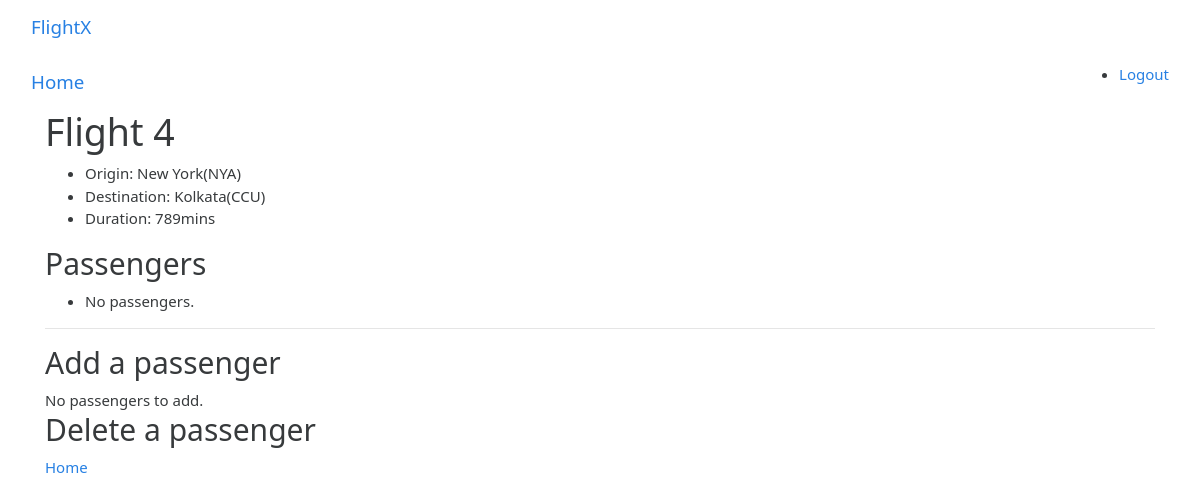
/4, run on the app's committed database.
### webapp/models.py (models this page shows, shortened)
class Flight(models.Model):
    origin = models.ForeignKey(Airport, on_delete=models.CASCADE, related_name="departures")
    destination = models.ForeignKey(Airport, on_delete=models.CASCADE, related_name="arrival")
    duration = models.IntegerField()

class Airport(models.Model):
    code = models.CharField(max_length=3)
    city = models.CharField(max_length=60)
    def __str__(self):
        return f"{self.city}({self.code})"

### webapp/views.py (the view)
# urls.py: path("<int:flight_id>", views.flight, name="flight"),
def flight(request, flight_id):
    try:
        flight = Flight.objects.get(pk=flight_id)
    except Flight.DoesNotExist:
        raise Http404("Flight does not exist.")
    context = {
        "flight": flight,
        "passengers": flight.passengers.all(),
        "non_passengers": Passenger.objects.exclude(flights=flight).all()
    }
    return render(request, "webapp/flight.html", context)

### webapp/templates/webapp/flight.html (shortened to what this page needs)
{% extends "webapp/base.html" %}
{% block content %}
<nav class="navbar navbar-default">
    <div class="container-fluid">
        <div class="navbar-header">
            <a class="navbar-brand" href="{% url 'webapp:index' %}">Home</a>
        </div>
        <ul>
            <li><a href="{% url 'webapp:logout' %}">Logout</a></li>
        </ul>
    </div>
</nav>
<div class="container">
    <h1>Flight {{ flight.id }}</h1>
    <ul>
        <li>Origin: {{ flight.origin }}</li>
        <li>Destination: {{ flight.destination }}</li>
        <li>Duration: {{ flight.duration }}mins</li>
    </ul>
    <h2>Passengers</h2>
    <ul>
        {% for passenger in passengers %}
            <li>{{ passenger }}</li>
        {% empty %}
            <li>No passengers.</li>
        {% endfor %}
    </ul>
    <hr>
    <h2>Add a passenger</h2>
    {% if non_passengers %}
    <form action="{% url 'webapp:book' flight.id %}" method="post">
        {% csrf_token %}
        <select name="passenger">
            {% for passenger in non_passengers %}
                <option value="{{ passenger.id }}">{{ passenger }}</option>
            {% endfor %}
        </select>
        <input type="submit" value="Book Flight">
    </form>
    {% else %}
        <div>No passengers to add.</div>
    {% endif %}
    <h2>Delete a passenger</h2>
    <a href="{% url 'webapp:index' %}">Home</a>
</div>
{% endblock %}

### data on the page
Flight: id "4", origin "New York(NYA)", destination "Kolkata(CCU)", duration "789"
